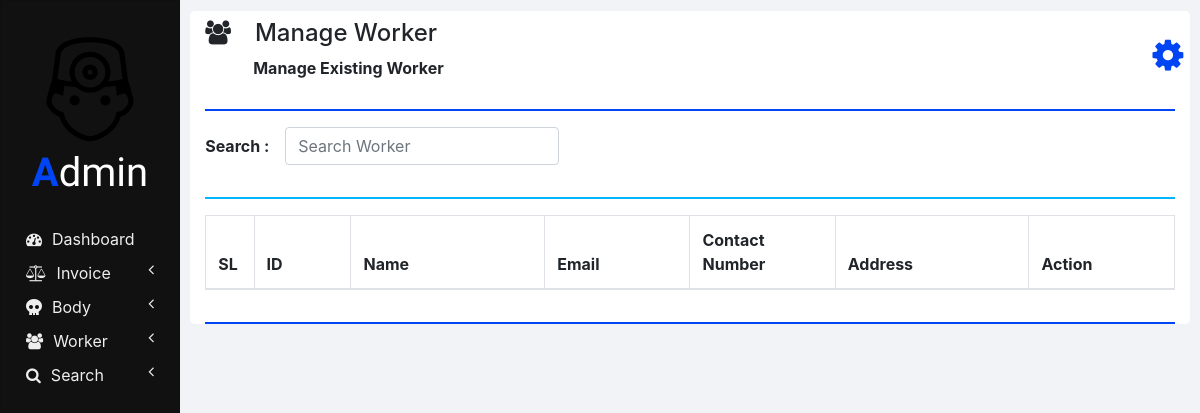
The page /manage_worker.php on the database as committed earlier.
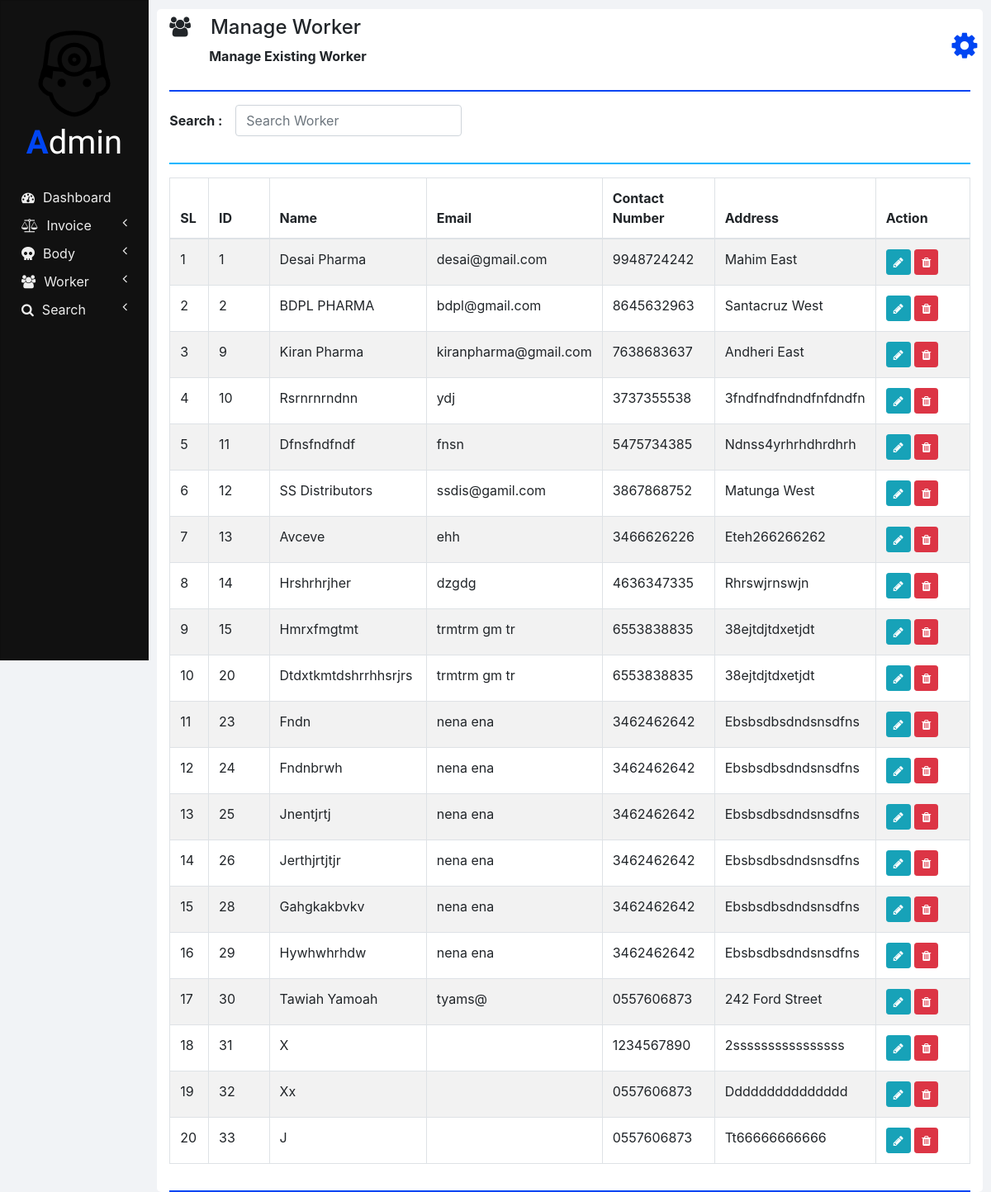
The same page on the database as committed later.
### tables this page shows
CREATE TABLE `workers` (
  `ID` int(11) NOT NULL,
  `NAME` varchar(100) NOT NULL,
  `EMAIL` varchar(100) NOT NULL,
  `CONTACT_NUMBER` varchar(10) NOT NULL,
  `ADDRESS` varchar(100) NOT NULL
);

### php/manage_worker.php (the view, shortened to what this page needs)
<?php
  function showWorkers($id) {
    require "db_connection.php";
    if($con) {
      $seq_no = 0;
      $query = "SELECT * FROM workers";
      $result = mysqli_query($con, $query);
      while($row = mysqli_fetch_array($result)) {
        $seq_no++;
        if($row['ID'] == $id)
          showEditOptionsRow($seq_no, $row);
        else
          showworkerRow($seq_no, $row);
      }
    }
  }
  function showworkerRow($seq_no, $row) {
    ?>
    <tr>
      <td><?php echo $seq_no; ?></td>
      <td><?php echo $row['ID'] ?></td>
      <td><?php echo $row['NAME']; ?></td>
      <td><?php echo $row['EMAIL']; ?></td>
      <td><?php echo $row['CONTACT_NUMBER']; ?></td>
      <td><?php echo $row['ADDRESS']; ?></td>
      <td>
        <button href="" class="btn btn-info btn-sm" onclick="editworker(<?php echo $row['ID']; ?>);">
          <i class="fa fa-pencil"></i>
        </button>
        <button class="btn btn-danger btn-sm" onclick="deleteworker(<?php echo $row['ID']; ?>);">
          <i class="fa fa-trash"></i>
        </button>
      </td>
    </tr>
    <?php
  }
  ?>

### manage_worker.php (shortened to what this page needs)
<!DOCTYPE html>
<html lang="en" dir="ltr">
  <head>
    <link rel="stylesheet" href="bootstrap/css/bootstrap.min.css">
    <link rel="stylesheet" href="https://use.fontawesome.com/releases/v5.3.1/css/all.css">
    <link rel="stylesheet" href="https://cdnjs.cloudflare.com/ajax/libs/font-awesome/4.7.0/css/font-awesome.min.css">
    <link rel="stylesheet" href="css/sidenav.css">
    <link rel="stylesheet" href="css/home.css">
  </head>
  <body>
    <div class="container-fluid">
      <div class="container">
        <?php
          require "php/header.php";
        ?>
        <div class="row">
          <div class="col-md-12 form-group form-inline">
            <label class="font-weight-bold" for="">Search :&emsp;</label>
            <input type="text" class="form-control" id="" placeholder="Search Worker" onkeyup="searchWorker(this.value);">
          </div>
          <div class="col col-md-12">
            <hr class="col-md-12" style="padding: 0px; border-top: 2px solid  #02b6ff;">
          </div>
          <div class="col col-md-12 table-responsive">
            <div class="table-responsive">
            	<table class="table table-bordered table-striped table-hover">
            		<thead>
            			<tr>
                    <th style="width: 5%;">SL</th>
            				<th style="width: 10%;">ID</th>
            				<th style="width: 20%;">Name</th>
                    <th style="width: 15%;">Email</th>
                    <th style="width: 15%;">Contact Number</th>
                    <th style="width: 20%;">Address</th>
                    <th style="width: 15%;">Action</th>
            			</tr>
            		</thead>
                <tbody id="workers_div">
                  <?php
                    require 'php/manage_worker.php';
                    showWorkers(0);
                  ?>
            		</tbody>
            	</table>
            </div>
          </div>
        </div>
        <hr style="border-top: 2px solid #0045f3;">
      </div>
    </div>
  </body>
</html>

Rows that differ between the two databases and show on the page:
added workers: seq_no "1", ID "1", NAME "Desai Pharma", EMAIL "desai@gmail.com", CONTACT_NUMBER "9948724242", ADDRESS "Mahim East"
added workers: seq_no "2", ID "2", NAME "BDPL PHARMA", EMAIL "bdpl@gmail.com", CONTACT_NUMBER "8645632963", ADDRESS "Santacruz West"
added workers: seq_no "3", ID "9", NAME "Kiran Pharma", EMAIL "kiranpharma@gmail.com", CONTACT_NUMBER "7638683637", ADDRESS "Andheri East"
added workers: seq_no "4", ID "10", NAME "Rsrnrnrndnn", EMAIL "ydj", CONTACT_NUMBER "3737355538", ADDRESS "3fndfndfndndfnfdndfn"
added workers: seq_no "5", ID "11", NAME "Dfnsfndfndf", EMAIL "fnsn", CONTACT_NUMBER "5475734385", ADDRESS "Ndnss4yrhrhdhrdhrh"
added workers: seq_no "6", ID "12", NAME "SS Distributors", EMAIL "ssdis@gamil.com", CONTACT_NUMBER "3867868752", ADDRESS "Matunga West"
added workers: seq_no "7", ID "13", NAME "Avceve", EMAIL "ehh", CONTACT_NUMBER "3466626226", ADDRESS "Eteh266266262"
added workers: seq_no "8", ID "14", NAME "Hrshrhrjher", EMAIL "dzgdg", CONTACT_NUMBER "4636347335", ADDRESS "Rhrswjrnswjn"
added workers: seq_no "9", ID "15", NAME "Hmrxfmgtmt", EMAIL "trmtrm gm tr", CONTACT_NUMBER "6553838835", ADDRESS "38ejtdjtdxetjdt"
added workers: seq_no "10", ID "20", NAME "Dtdxtkmtdshrrhhsrjrs", EMAIL "trmtrm gm tr", CONTACT_NUMBER "6553838835", ADDRESS "38ejtdjtdxetjdt"
added workers: seq_no "11", ID "23", NAME "Fndn", EMAIL "nena ena", CONTACT_NUMBER "3462462642", ADDRESS "Ebsbsdbsdndsnsdfns"
added workers: seq_no "12", ID "24", NAME "Fndnbrwh", EMAIL "nena ena", CONTACT_NUMBER "3462462642", ADDRESS "Ebsbsdbsdndsnsdfns"
added workers: seq_no "13", ID "25", NAME "Jnentjrtj", EMAIL "nena ena", CONTACT_NUMBER "3462462642", ADDRESS "Ebsbsdbsdndsnsdfns"
added workers: seq_no "14", ID "26", NAME "Jerthjrtjtjr", EMAIL "nena ena", CONTACT_NUMBER "3462462642", ADDRESS "Ebsbsdbsdndsnsdfns"
added workers: seq_no "15", ID "28", NAME "Gahgkakbvkv", EMAIL "nena ena", CONTACT_NUMBER "3462462642", ADDRESS "Ebsbsdbsdndsnsdfns"
added workers: seq_no "16", ID "29", NAME "Hywhwhrhdw", EMAIL "nena ena", CONTACT_NUMBER "3462462642", ADDRESS "Ebsbsdbsdndsnsdfns"
added workers: seq_no "17", ID "30", NAME "Tawiah Yamoah", EMAIL "tyams@", CONTACT_NUMBER "0557606873", ADDRESS "242 Ford Street"
added workers: seq_no "18", ID "31", NAME "X", CONTACT_NUMBER "1234567890", ADDRESS "2ssssssssssssssss"
added workers: seq_no "19", ID "32", NAME "Xx", CONTACT_NUMBER "0557606873", ADDRESS "Ddddddddddddddd"
added workers: seq_no "20", ID "33", NAME "J", CONTACT_NUMBER "0557606873", ADDRESS "Tt66666666666"
